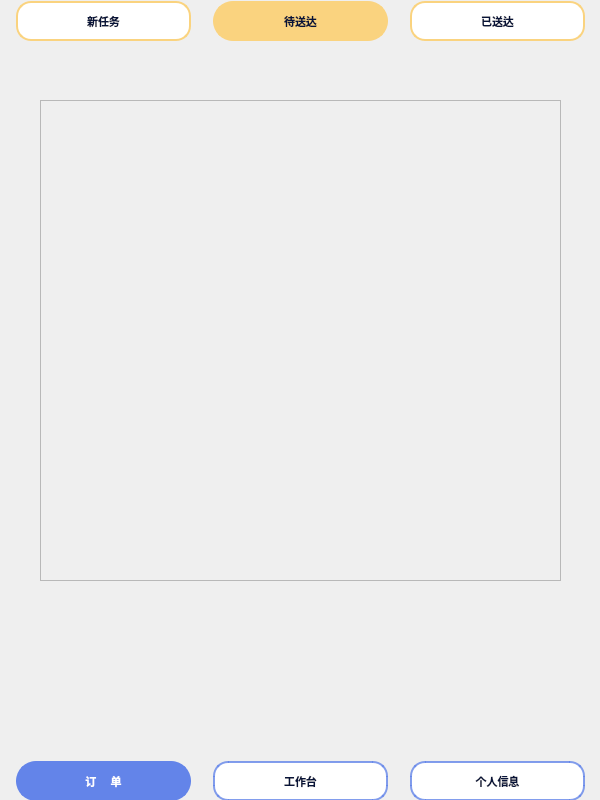
<?xml version="1.0" encoding="UTF-8"?>
<ui version="4.0">
 <class>shangjia2</class>
 <widget class="QWidget" name="shangjia2">
  <property name="geometry">
   <rect>
    <x>0</x>
    <y>0</y>
    <width>600</width>
    <height>800</height>
   </rect>
  </property>
  <property name="windowTitle">
   <string>果粒橙外卖-商家端</string>
  </property>
  <property name="windowIcon">
   <iconset resource="../Image.qrc">
    <normaloff>:/image/lt_cml.jpg</normaloff>:/image/lt_cml.jpg</iconset>
  </property>
  <widget class="QLabel" name="label_2">
   <property name="geometry">
    <rect>
     <x>0</x>
     <y>0</y>
     <width>600</width>
     <height>800</height>
    </rect>
   </property>
   <property name="styleSheet">
    <string notr="true">background-image: url(:/image/bg_2.png);</string>
   </property>
   <property name="text">
    <string/>
   </property>
  </widget>
  <widget class="QWidget" name="layoutWidget">
   <property name="geometry">
    <rect>
     <x>0</x>
     <y>760</y>
     <width>601</width>
     <height>42</height>
    </rect>
   </property>
   <layout class="QHBoxLayout" name="horizontalLayout_2">
    <item>
     <widget class="QPushButton" name="pushButton_4">
      <property name="minimumSize">
       <size>
        <width>175</width>
        <height>40</height>
       </size>
      </property>
      <property name="maximumSize">
       <size>
        <width>175</width>
        <height>40</height>
       </size>
      </property>
      <property name="font">
       <font>
        <family>Microsoft YaHei</family>
        <pointsize>-1</pointsize>
        <bold>true</bold>
       </font>
      </property>
      <property name="styleSheet">
       <string notr="true">QPushButton {
    background-color: #6384e9; /* 默认背景色，蓝色 */
    border: 2px solid #6384e9; /* 边框颜色与背景色相同 */
    border-radius: 20px; /* 圆角 */
    color: #ffffff; /* 文本颜色，白色 */
    font-size: 11px;
}

QPushButton:hover {
    background-color: #5076c6; /* 悬浮时背景色变深 */
    border: 2px solid #5076c6; /* 悬浮时边框颜色变深 */
}

QPushButton:pressed {
    background-color: #3a5d8f; /* 按下时背景色变得更深 */
    border-color: #3a5d8f; /* 按下时边框颜色变得更深 */
    transform: scale(0.95); /* 按下时按钮略微缩小 */
}
</string>
      </property>
      <property name="text">
       <string>订     单</string>
      </property>
     </widget>
    </item>
    <item>
     <widget class="QPushButton" name="pushButton_6">
      <property name="minimumSize">
       <size>
        <width>175</width>
        <height>40</height>
       </size>
      </property>
      <property name="maximumSize">
       <size>
        <width>175</width>
        <height>40</height>
       </size>
      </property>
      <property name="font">
       <font>
        <family>Microsoft YaHei</family>
        <pointsize>-1</pointsize>
        <bold>true</bold>
       </font>
      </property>
      <property name="styleSheet">
       <string notr="true">QPushButton {
    background-color: #ffffff; /* 默认背景色，白色 */
    border: 2px solid rgba(99, 132, 233, 0.8); /* 边框颜色 */
    border-radius: 15px; /* 圆角 */
    color: #081439; /* 文本颜色，深蓝色 */
    font-size: 11px;
}

QPushButton:hover {
	color: #ffffff;
    background-color: rgba(99, 132, 233, 0.8); 
    border: none; /* 悬浮时无边框 */
}

QPushButton:pressed {
    background-color: #b0c4de; /* 按下时背景颜色，稍微偏亮的蓝色 */
    border-color: #4682b4; /* 按下时边框颜色 */
    transform: scale(0.95); /* 按下时按钮略微缩小 */
}
</string>
      </property>
      <property name="text">
       <string>工作台</string>
      </property>
     </widget>
    </item>
    <item>
     <widget class="QPushButton" name="pushButton_5">
      <property name="minimumSize">
       <size>
        <width>175</width>
        <height>40</height>
       </size>
      </property>
      <property name="maximumSize">
       <size>
        <width>175</width>
        <height>40</height>
       </size>
      </property>
      <property name="font">
       <font>
        <family>Microsoft YaHei</family>
        <pointsize>-1</pointsize>
        <bold>true</bold>
       </font>
      </property>
      <property name="styleSheet">
       <string notr="true">QPushButton {
    background-color: #ffffff; /* 默认背景色，白色 */
    border: 2px solid rgba(99, 132, 233, 0.8); /* 边框颜色 */
    border-radius: 15px; /* 圆角 */
    color: #081439; /* 文本颜色，深蓝色 */
    font-size: 11px;
}

QPushButton:hover {
	color: #ffffff;
    background-color: rgba(99, 132, 233, 0.8); 
    border: none; /* 悬浮时无边框 */
}

QPushButton:pressed {
    background-color: #b0c4de; /* 按下时背景颜色，稍微偏亮的蓝色 */
    border-color: #4682b4; /* 按下时边框颜色 */
    transform: scale(0.95); /* 按下时按钮略微缩小 */
}
</string>
      </property>
      <property name="text">
       <string>个人信息</string>
      </property>
     </widget>
    </item>
   </layout>
  </widget>
  <widget class="QWidget" name="layoutWidget_2">
   <property name="geometry">
    <rect>
     <x>0</x>
     <y>0</y>
     <width>601</width>
     <height>42</height>
    </rect>
   </property>
   <layout class="QHBoxLayout" name="horizontalLayout">
    <item>
     <widget class="QPushButton" name="pushButton">
      <property name="minimumSize">
       <size>
        <width>175</width>
        <height>40</height>
       </size>
      </property>
      <property name="maximumSize">
       <size>
        <width>175</width>
        <height>40</height>
       </size>
      </property>
      <property name="font">
       <font>
        <family>Microsoft YaHei</family>
        <pointsize>-1</pointsize>
        <bold>true</bold>
       </font>
      </property>
      <property name="styleSheet">
       <string notr="true">QPushButton {
    background-color: #ffffff; /* 默认背景色，白色 */
    border: 2px solid #fad37f; /* 边框颜色 */
    border-radius: 15px; /* 圆角 */
    color: #081439; /* 文本颜色，深蓝色 */
    font-size: 11px;
}

QPushButton:hover {
    background-color: #fad37f; /* 悬浮时背景颜色和边框相同 */
    color: #ffffff;
    border: 2px solid #fad37f; /* 悬浮时边框颜色和背景相同 */
}

QPushButton:pressed {
    background-color: #f1e0a6; /* 按下时背景颜色变浅 */
    border-color: #fad37f; /* 按下时边框颜色保持不变 */
    transform: scale(0.95); /* 按下时按钮略微缩小 */
}
</string>
      </property>
      <property name="text">
       <string>新任务</string>
      </property>
     </widget>
    </item>
    <item>
     <widget class="QPushButton" name="pushButton_2">
      <property name="minimumSize">
       <size>
        <width>175</width>
        <height>40</height>
       </size>
      </property>
      <property name="maximumSize">
       <size>
        <width>175</width>
        <height>40</height>
       </size>
      </property>
      <property name="font">
       <font>
        <family>Microsoft YaHei</family>
        <pointsize>-1</pointsize>
        <bold>true</bold>
       </font>
      </property>
      <property name="styleSheet">
       <string notr="true">QPushButton {
    background-color: #fad37f; /* 默认背景色 */
    border: 2px solid #fad37f; /* 默认边框颜色与背景色相同 */
    border-radius: 20px; /* 圆角 */
    color: #081439; /* 文本颜色，深蓝色 */
    font-size: 11px;
}

QPushButton:hover {
    background-color: #f1c66f; /* 悬浮时背景颜色变深 */
    border: 2px solid #f1c66f; /* 悬浮时边框颜色与背景色相同 */
}

QPushButton:pressed {
    background-color: #081439; /* 按下时背景颜色更深 */
    border-color: #081439; /* 按下时边框颜色与背景色相同 */
    transform: scale(0.95); /* 按下时按钮略微缩小 */
}
</string>
      </property>
      <property name="text">
       <string>待送达</string>
      </property>
     </widget>
    </item>
    <item>
     <widget class="QPushButton" name="pushButton_3">
      <property name="minimumSize">
       <size>
        <width>175</width>
        <height>40</height>
       </size>
      </property>
      <property name="maximumSize">
       <size>
        <width>175</width>
        <height>40</height>
       </size>
      </property>
      <property name="font">
       <font>
        <family>Microsoft YaHei</family>
        <pointsize>-1</pointsize>
        <bold>true</bold>
       </font>
      </property>
      <property name="styleSheet">
       <string notr="true">QPushButton {
    background-color: #ffffff; /* 默认背景色，白色 */
    border: 2px solid #fad37f; /* 边框颜色 */
    border-radius: 15px; /* 圆角 */
    color: #081439; /* 文本颜色，深蓝色 */
    font-size: 11px;
}

QPushButton:hover {
    background-color: #fad37f; /* 悬浮时背景颜色和边框相同 */
    color: #ffffff;
    border: 2px solid #fad37f; /* 悬浮时边框颜色和背景相同 */
}

QPushButton:pressed {
    background-color: #f1e0a6; /* 按下时背景颜色变浅 */
    border-color: #fad37f; /* 按下时边框颜色保持不变 */
    transform: scale(0.95); /* 按下时按钮略微缩小 */
}
</string>
      </property>
      <property name="text">
       <string>已送达</string>
      </property>
     </widget>
    </item>
   </layout>
  </widget>
  <widget class="QScrollArea" name="scrollArea">
   <property name="geometry">
    <rect>
     <x>40</x>
     <y>100</y>
     <width>521</width>
     <height>481</height>
    </rect>
   </property>
   <property name="widgetResizable">
    <bool>true</bool>
   </property>
   <widget class="QWidget" name="scrollAreaWidgetContents">
    <property name="geometry">
     <rect>
      <x>0</x>
      <y>0</y>
      <width>519</width>
      <height>479</height>
     </rect>
    </property>
   </widget>
  </widget>
 </widget>
 <resources>
  <include location="../Image.qrc"/>
 </resources>
 <connections/>
</ui>
